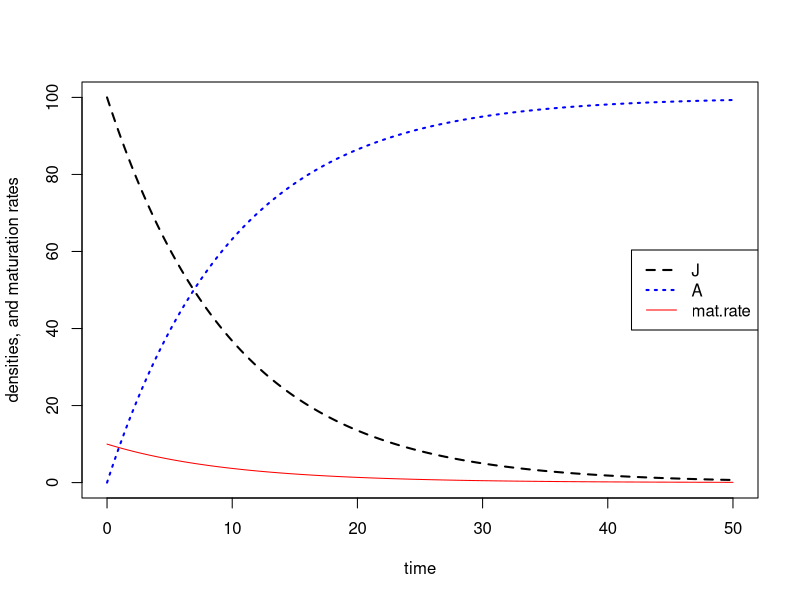
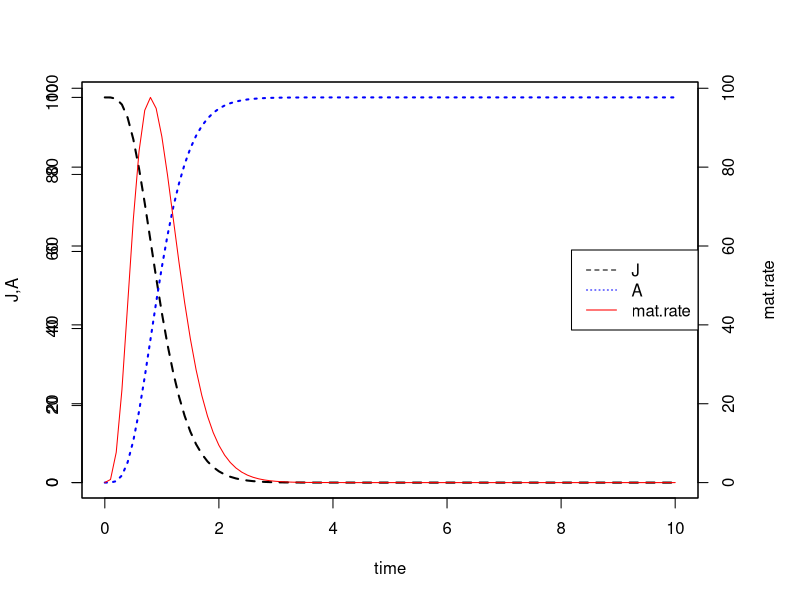
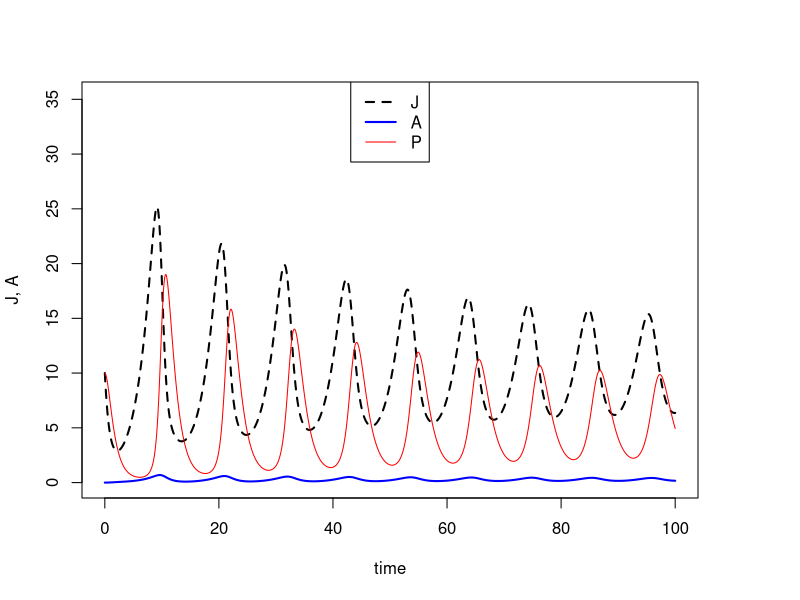

R code for these plots, in order:
## ---- chunk 1

require(deSolve)

twostage <- function(t, y, parms) {
  J = y[1]
  A = y[2]
  mJ = parms[1]
  
  dJdt = -mJ*J
  dAdt = mJ*J
  
  ODEs = c(dJdt, dAdt)
  list(ODEs)
}

mJ = 1/10
pars = c(mJ = mJ)

init = c(J = 100, A = 0)

tInt = seq(0,50, by = 0.1)

Sout = as.data.frame(lsoda(init, times = tInt, func = twostage, parms = pars))
mat.rate = mJ*Sout$J
plot(Sout$time, Sout$J, ylim = c(0, 100), type = 'l', col = 'black', lty = 2, lwd = 2,
     xlab = 'time', ylab = 'densities, and maturation rates')
lines(Sout$time, Sout$A, lty = 3, lwd = 2, col = 'blue')
lines(Sout$time, mat.rate, col = 'red')
legend('right', legend = c('J', 'A', 'mat.rate'), lty = c(2,3,1), lwd = c(2,2,1),
       col = c('black','blue','red'))
## ---- chunk 2
LinChain <- function(t, y, parms) {
  Nstates = parms[1];
  m = parms[2];
  
  dJdt = rep(0, Nstates)
  dJdt[1] = - m*Nstates*y[1];
  
  if (Nstates > 1)
    {
      for(i in 2:Nstates) 
        {
           dJdt[i] = m*Nstates*y[i - 1] - m*Nstates*y[i];
    }
  }
      dAdt = m*Nstates*y[Nstates]
      
      ODEs <- c(dJdt, dAdt)
      list(ODEs)
}

m = 1.0
Nstates = 5

pars <- c(Nstates = Nstates, m = m)
init <- c(100, rep(0,Nstates))
tInt <- seq(0, 10, by = 0.1)

Sout <- lsoda(init, times = tInt, func = LinChain, parms = pars)
Juvs <- Sout[,2:(Nstates + 1)]
if (Nstates > 1) {
  TotJuvs <- rowSums(Juvs)
} else {
  TotJuvs <- Sout[,2]
}

Adults <- Sout[,(Nstates + 2)]
maturation <- m*Nstates*Sout[,(Nstates + 1)]

par(mar = c(5, 4, 4, 5) + .1)
plot(tInt, TotJuvs, type = 'l', lty = 2, lwd = 2, xlab = 'time', ylab = 'J,A',
     ylim = c(0, 100))
lines(tInt, Adults, lty = 3, lwd = 2, col = 'blue')

par(new = TRUE)
plot(tInt, maturation, type = 'l', col = 'red', xaxt = 'n', 
     xlab = '', ylab = '')
axis(4)
mtext('mat.rate', side = 4, line = 3)

legend('right', legend = c('J', 'A', 'mat.rate'), lty = c(2,3,1), 
       col = c('black', 'blue', 'red'))

## ---- chunk 3

LinChain <- function(t, y, parms) {
  Nstates = parms[1]
  m = parms[2]
  a = parms[3]
  dP = parms[4]
  R = parms[5]
  dA = parms[6]
  
  Adult = y[Nstates + 1]
    P = y[Nstates + 2]
    dJdt = rep(0, Nstates)
    dJdt[1] = R*Adult - m*Nstates*y[1] - a*P*y[1]
    parasitism = a*P*y[1]
    
    if (Nstates > 1) {
      for (i in 2:Nstates) {
        dJdt[i] = m*Nstates*y[i - 1] - m*Nstates*y[i] - a*P*y[i];
        parasitism = parasitism + a*P*y[i];
      }
    }
    dAdt = m*Nstates*y[Nstates] - dA*Adult
    dPdt = parasitism - dP*P
    
    ODEs <- c(dJdt, dAdt, dPdt)
    list(ODEs)
}

Nstates = 3
m = 0.1
a = 0.1
dP = 1
R = 20
dA = 1.0

pars <- c(Nstates = Nstates, m = m, a = a, dP = dP, R = R, dA = dA)

init <- c(10, rep(0, Nstates), 10)
tInt <- seq(0, 100, by = 0.1)

Sout <- lsoda(init, times = tInt, func = LinChain, parms = pars)
Juvs <- Sout[,2:(Nstates + 1)]

if(Nstates > 1) {
  TotJuvs <- rowSums(Juvs) 
} else {
  TotJuvs <- Sout[,2]
}

Adults <-Sout[,(Nstates +2)]
P = Sout[,(Nstates + 3)]
maturation <- m*Nstates*Sout[,(Nstates + 1)]

plot(tInt, TotJuvs, type = 'l', lty = 2, lwd = 2, xlab = 'time', 
     ylab = 'J, A', ylim = c(0, max(TotJuvs + 10)))
lines(tInt, Adults, lty = 1, lwd = 2, col = 'blue')
lines(tInt, P, lty = 1, lwd = 1, col = 'red')
legend('top', legend =c('J', 'A', 'P'), lty = c(2,1,1), lwd = c(2,2,1),
       col = c('black', 'blue', 'red'))

## ---- chunk 4
knitr::opts_chunk$set(echo = TRUE)
